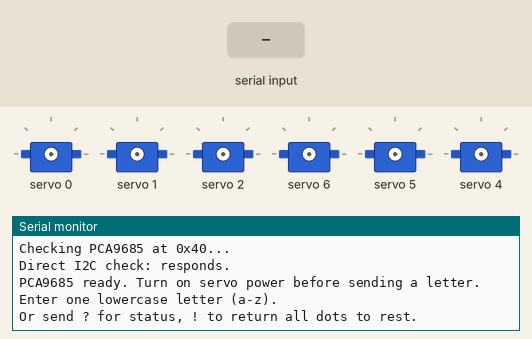
Recording of a sketch running on a simulated Seeed XIAO ESP32-C3. Shown: 6 × servo, the last lines printed to the serial monitor. The inputs (shaded band) are chosen by the test bench.

Above: at 1.7 s.
1.8 s: "!\n" received over Serial
At 3.7 s:
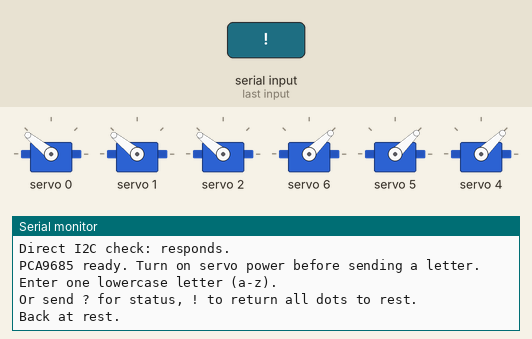
4.8 s: "?\n" received over Serial
At 5.4 s:
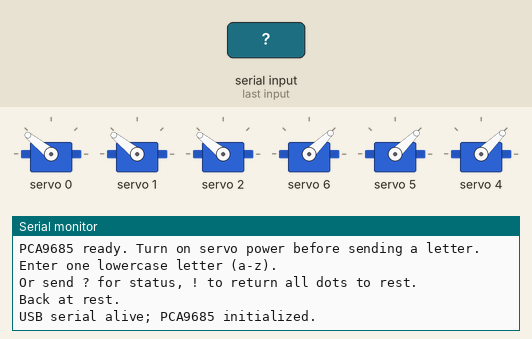

The sketch:

braille_serial_usb_diagnostic.ino
```cpp
// Board: Seeed Studio XIAO ESP32C3
// Arduino IDE: Tools > USB CDC On Boot > Enabled
// Serial Monitor: 115200 baud, Newline
// Install: Adafruit PWM Servo Driver Library (and its dependencies).
// PCA9685 VCC = 3.3 V. Servo V+ = separate suitable servo supply.
// Connect all grounds together. SDA = GPIO6, SCL = GPIO7.

#include <Wire.h>
#include <Adafruit_PWMServoDriver.h>

Adafruit_PWMServoDriver pwm(0x40, Wire);

// Braille dots: left 1,2,3; right 4,5,6.
constexpr uint8_t CHANNELS[6] = {0, 1, 2, 6, 5, 4};
// Your original pulse widths. Check linkage travel before testing.
constexpr uint16_t REST_US[6] = {2000, 2000, 2000, 1000, 1000, 1000};
constexpr uint16_t RAISED_US[6] = {1000, 1000, 1000, 2000, 2000, 2000};
constexpr uint32_t HOLD_MS = 3000;

// Bits 0..5 represent dots 1..6, respectively.
constexpr uint8_t LETTERS[26] = {
  1, 3, 9, 25, 17, 11, 27, 19, 10, 26,
  5, 7, 13, 29, 21, 15, 31, 23, 14, 30,
  37, 39, 58, 45, 61, 53
};

bool driverReady = false;
uint32_t lastRetry = 0;
uint32_t lastStatus = 0;
char input[16];
uint8_t inputLength = 0;
bool inputOverflow = false;

bool addressResponds() {
  Wire.beginTransmission(0x40);
  return Wire.endTransmission() == 0;
}

void printPrompt() {
  Serial.println("Enter one lowercase letter (a-z).");
  Serial.println("Or send ? for status, ! to return all dots to rest.");
}

void setCell(uint8_t mask) {
  // Set EVERY dot, including those absent from the new letter.
  for (uint8_t i = 0; i < 6; ++i) {
    pwm.writeMicroseconds(CHANNELS[i],
      (mask & (1u << i)) ? RAISED_US[i] : REST_US[i]);
    delay(250);
  }
}

void tryDriver() {
  Serial.println("Checking PCA9685 at 0x40...");
  if (!addressResponds()) {
    Serial.println("No I2C reply. Check VCC, GND, SDA and SCL. Retrying.");
    return;
  }
  Serial.println("Direct I2C check: responds.");
  if (!pwm.begin()) {
    Serial.println("Driver initialization failed. Retrying.");
    return;
  }
  pwm.setPWMFreq(50);
  // Disable all outputs until a valid command is received.
  for (uint8_t channel = 0; channel < 16; ++channel) {
    pwm.setPWM(channel, 0, 4096);
  }
  driverReady = true;
  Serial.println("PCA9685 ready. Turn on servo power before sending a letter.");
  printPrompt();
}

void handleCommand() {
  if (inputOverflow) {
    Serial.println("Command too long. Send one letter per line.");
    return;
  }
  if (inputLength == 0) return;
  if (inputLength != 1) {
    printPrompt();
    return;
  }
  char c = input[0];
  if (c == '?') {
    Serial.println(driverReady ? "USB serial alive; PCA9685 initialized."
                               : "USB serial alive; waiting for PCA9685.");
    return;
  }
  if (!driverReady) {
    Serial.println("PCA9685 not ready. No servo command sent.");
    return;
  }
  if (c == '!') {
    setCell(0);
    Serial.println("Back at rest.");
    return;
  }
  if (c < 'a' || c > 'z') {
    printPrompt();
    return;
  }
  setCell(0);
  delay(1000);
  Serial.print("Showing ");
  Serial.print(c);
  Serial.println(" on braille display.");
  setCell(LETTERS[c - 'a']);
  delay(HOLD_MS);
  setCell(0);
  // Preserve the completion message used by the Braille Vision web app.
  Serial.println("Back at rest.");
  printPrompt();
}

void setup() {
  Serial.begin(115200);
  uint32_t start = millis();
  while (!Serial && millis() - start < 5000) delay(10);
  Serial.println("\nBoot OK: Braille serial starting.");
  Wire.begin(6, 7, 100000);
  Wire.setTimeOut(50);
  delay(500);
  tryDriver();
  lastRetry = millis();
  lastStatus = millis();
}

void loop() {
  if (!driverReady && millis() - lastRetry >= 2000) {
    lastRetry = millis();
    tryDriver();
  }
  // Repeated output makes a late-opened Serial Monitor easy to diagnose.
  if (millis() - lastStatus >= 5000) {
    lastStatus = millis();
    Serial.println(driverReady ? "Alive: ready for a-z + Enter."
                               : "Alive: waiting for PCA9685 at 0x40.");
  }
  while (Serial.available()) {
    char c = static_cast<char>(Serial.read());
    if (c == '\r') continue;
    if (c == '\n') {
      handleCommand();
      inputLength = 0;
      inputOverflow = false;
    } else if (inputLength < sizeof(input) - 1) {
      input[inputLength++] = c;
    } else {
      inputOverflow = true;
    }
  }
  delay(1);
}
```

Measured:
- after the input at 1.8 s, the serial monitor: prints a new line after 1.5 s (image 1)
- after the input at 4.8 s, the serial monitor: prints a new line at once (image 2)
